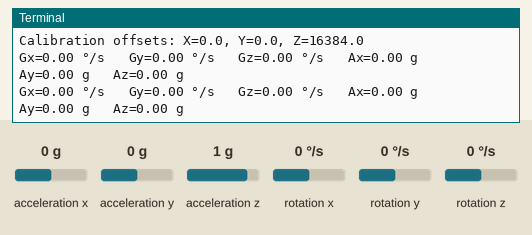
Recording of a program running on a simulated Raspberry Pi (BCM pin numbers). Parts: the last lines printed to the terminal. Inputs (shaded band) come from the test bench; at power-on: acceleration x 0 g, acceleration y 0 g, acceleration z 1 g, rotation x 0 °/s, rotation y 0 °/s, rotation z 0 °/s.

Above: at 13.8 s.
13.9 s: acceleration x set to -1.4 g
At 15.2 s:
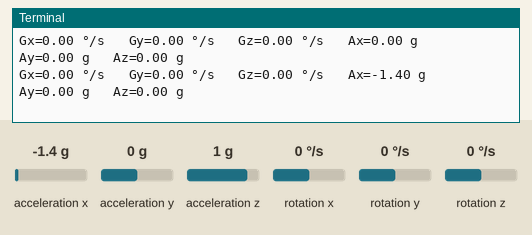
15.4 s: acceleration y set to -1.4 g
At 16.4 s:
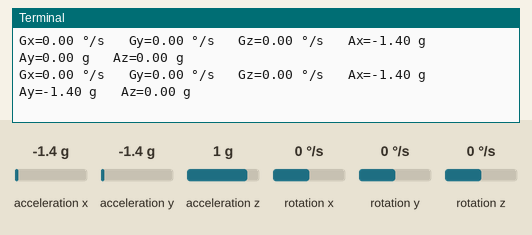
16.9 s: acceleration z set to -1.4 g
At 18.2 s:
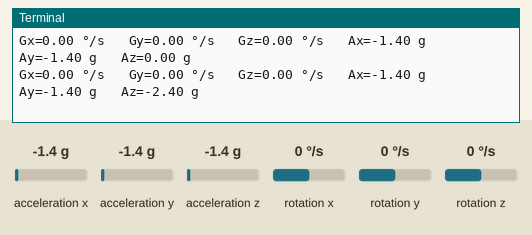
18.4 s: rotation x set to -192 °/s
At 19.5 s:
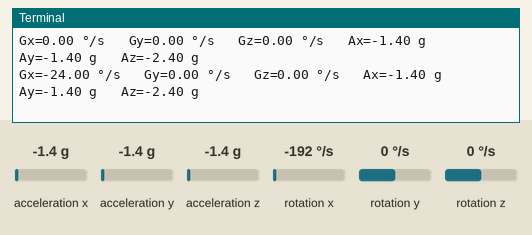
19.9 s: rotation y set to -192 °/s
At 21.5 s:
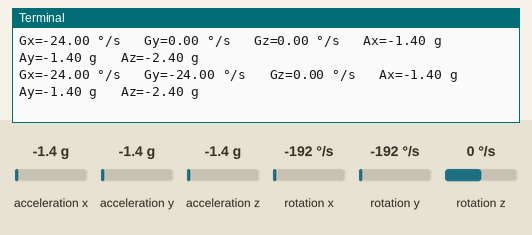

Measured:
- after the input at 13.9 s, the terminal: prints a new line after 0.73 s (image 1)
- after the input at 15.4 s, the terminal: prints a new line after 0.24 s (image 2)
- after the input at 16.9 s, the terminal: prints a new line after 0.75 s (image 3)
- after the input at 18.4 s, the terminal: prints a new line after 0.25 s (image 4)
- after the input at 19.9 s, the terminal: prints a new line after 0.77 s (image 5)

The program:

mpu6050_raw.py
```python
import smbus					#import SMBus module of I2C
from time import sleep          #import

#some MPU6050 Registers and their Address
PWR_MGMT_1   = 0x6B
SMPLRT_DIV   = 0x19
CONFIG       = 0x1A
GYRO_CONFIG  = 0x1B
INT_ENABLE   = 0x38
ACCEL_XOUT_H = 0x3B
ACCEL_YOUT_H = 0x3D
ACCEL_ZOUT_H = 0x3F
GYRO_XOUT_H  = 0x43
GYRO_YOUT_H  = 0x45
GYRO_ZOUT_H  = 0x47

def MPU_Init():
    #write to sample rate register
    bus.write_byte_data(Device_Address, SMPLRT_DIV, 7) # Sample Rate = Gyroscope Output Rate / (1 + SMPLRT_DIV)

    #Write to power management register
    bus.write_byte_data(Device_Address, PWR_MGMT_1, 1)

    #Write to Configuration register
    bus.write_byte_data(Device_Address, CONFIG, 0)

    #Write to Gyro configuration register
    bus.write_byte_data(Device_Address, GYRO_CONFIG, 24)

    #Write to interrupt enable register
    bus.write_byte_data(Device_Address, INT_ENABLE, 1)

def read_raw_data(addr):
    #Accelero and Gyro value are 16-bit
    high = bus.read_byte_data(Device_Address, addr)
    low = bus.read_byte_data(Device_Address, addr+1)

    #concatenate higher and lower value
    value = ((high << 8) | low)

    #to get signed value from mpu6050
    if(value > 32768):
        value = value - 65536
    return value

bus = smbus.SMBus(1) 	# or bus = smbus.SMBus(0) for older version boards
Device_Address = 0x68   # MPU6050 device address

MPU_Init()

print ("Reading Data of Gyroscope and Accelerometer")

# Use the average values to calibrate the sensor for later use
calibration_samples = 1000
accel_x_offset = 0
accel_y_offset = 0
accel_z_offset = 0

for _ in range(calibration_samples):
    # Read Accelerometer raw value
    accel_x_offset += read_raw_data(ACCEL_XOUT_H)
    accel_y_offset += read_raw_data(ACCEL_YOUT_H)
    accel_z_offset += read_raw_data(ACCEL_ZOUT_H)
    sleep(0.01)  # Wait a bit between samples

# Calculate the average offsets
accel_x_offset /= calibration_samples
accel_y_offset /= calibration_samples
accel_z_offset /= calibration_samples

print("Calibration offsets: X={}, Y={}, Z={}".format(accel_x_offset, accel_y_offset, accel_z_offset))

while True:
    # Read Accelerometer raw value
    acc_x = read_raw_data(ACCEL_XOUT_H) - accel_x_offset
    acc_y = read_raw_data(ACCEL_YOUT_H) - accel_y_offset
    acc_z = read_raw_data(ACCEL_ZOUT_H) - accel_z_offset

    # Read Gyroscope raw value
    gyro_x = read_raw_data(GYRO_XOUT_H)
    gyro_y = read_raw_data(GYRO_YOUT_H)
    gyro_z = read_raw_data(GYRO_ZOUT_H)

    # Full scale range +/- 2g degree/s as per sensitivity scale factor for Accelerometer
    # Full scale range +/- 250 degree/s as per sensitivity scale factor for Gyroscope
    Ax = acc_x / 16384.0
    Ay = acc_y / 16384.0
    Az = acc_z / 16384.0

    Gx = gyro_x / 131.0
    Gy = gyro_y / 131.0
    Gz = gyro_z / 131.0

    print("Gx=%.2f" % Gx, u'\u00b0' + "/s", "\tGy=%.2f" % Gy, u'\u00b0' + "/s", "\tGz=%.2f" % Gz,
          u'\u00b0' + "/s", "\tAx=%.2f g" % Ax, "\tAy=%.2f g" % Ay, "\tAz=%.2f g" % Az)
    sleep(1)
```
